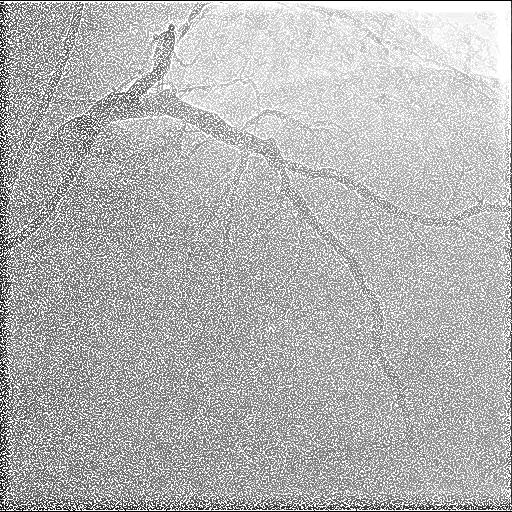
#> input picture images1/result_image.jpg, 512 x 512 px, found by its file name
$ python cal_hist.py
#> lines starting #> are read from the running program, lines starting #| are printed output that depends on the picture
import cv2

import matplotlib.pyplot as plt

# 读取图像
image = cv2.imread('result_image.jpg', cv2.IMREAD_GRAYSCALE)
#> image is the input picture: shape (512, 512); min 0, max 255, mean 180.3

# 检查图像是否成功读取
if image is None:
    print("Error: Could not read image.")
else:
    # 计算直方图
    hist = cv2.calcHist([image], [0], None, [256], [0, 256])
#> hist = 256 values, max 35940 at index 255, min 14 at index 13, mean 1024

    # 绘制直方图
    plt.figure()
    plt.title("Grayscale Histogram")
    plt.xlabel("Bins")
    plt.ylabel("# of Pixels")
    plt.plot(hist)
    plt.xlim([0, 256])
    plt.show()
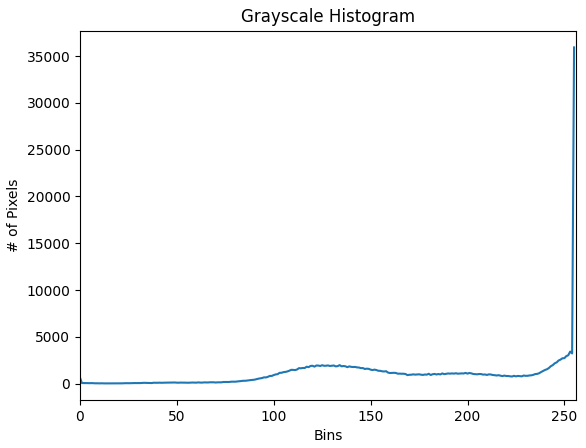
#> figure drawn by matplotlib, 1 panel; curve peaks at x = 255, y = 35940
